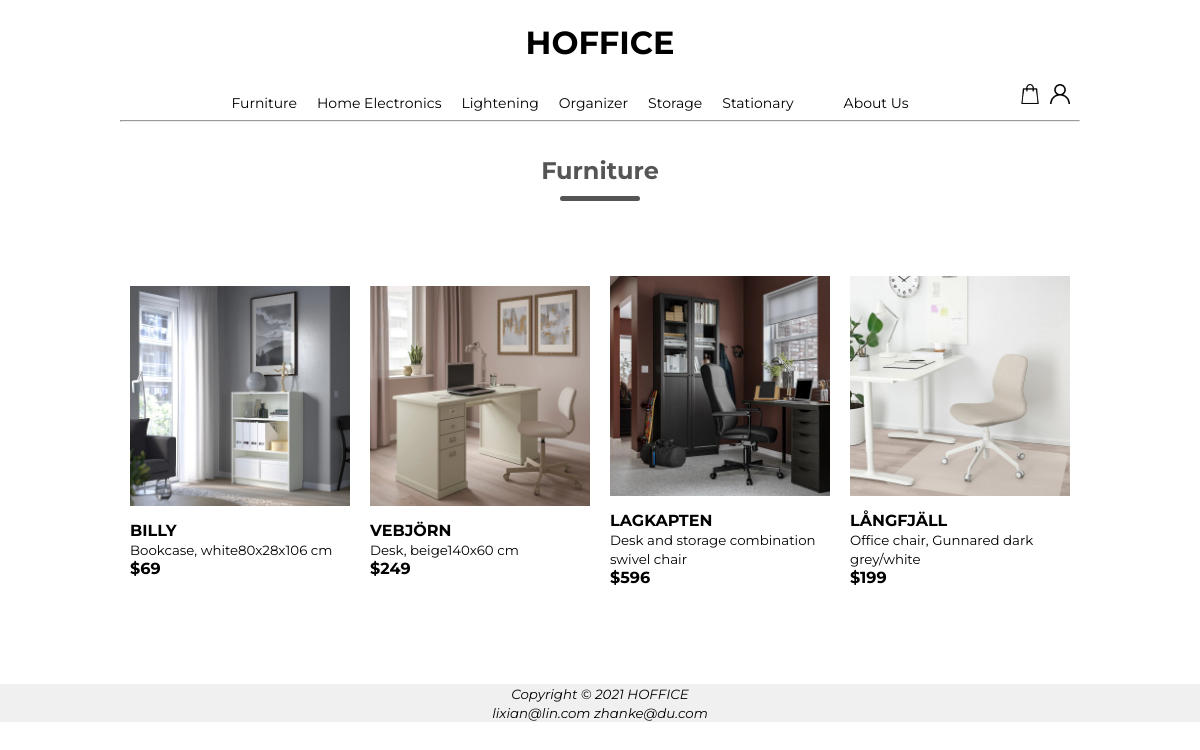
The app's page /furniture.php with its own data.
### tables this page shows
create table if not exists image (
	img_id int unsigned not null auto_increment primary key,
	p_id int unsigned not null,
	img_dir char(30));

CREATE TABLE IF NOT EXISTS product (
    p_id INT UNSIGNED AUTO_INCREMENT PRIMARY KEY,
    p_name VARCHAR(30) NOT NULL,
    p_price DOUBLE NOT NULL,
    p_sht_desc VARCHAR(200) NOT NULL,
    p_lng_desc VARCHAR(500) NOT NULL
    );

### furniture.php (the view, shortened to what this page needs)
<?php
include_once('connect.php');
$query = "SELECT f32ee.product.p_id, f32ee.product.p_name, f32ee.product.p_price, f32ee.product.p_sht_desc, f32ee.image.img_id,f32ee.image.img_dir
	FROM f32ee.product
	INNER JOIN image ON f32ee.product.p_id=f32ee.image.p_id
	WHERE f32ee.image.img_id like '1%0'";
$result = $conn->query($query);
$num_result = $result->num_rows;
?>
<?php
include_once("header.php");
?>
<hr>
<br>
<div class="section-title">
    <h2> Furniture</h2>
</div>
<div class="products">
    <div class="row">
        <?php
        for ($i = 0; $i < $num_result; $i++) {
            $row = $result->fetch_assoc();
            ?>
            <div class="col-4" onclick="submit(this)">
                <img class="product-img" src="<?php echo $row['img_dir']; ?>">
                <h4><?php echo $row['p_name']; ?></h4>
                <small><?php echo $row['p_sht_desc']; ?></small>
                <h4>$<?php echo $row['p_price']; ?></h4>
            </div>
            <?php
        }
        ?>
    </div>
</div>
<br>
<br>
<br>
<?php
include_once("footer.php");
?>
</body>
</html>

### css/style.css (style rules this page uses)
* { margin: 0; padding: 0; list-style: none; text-decoration: none; box-sizing: border-box }
body { font-family: Montserrat, sans-serif; margin:0; }
img { vertical-align: middle; }
hr { width: 80%; margin: auto; min-width: 950px; }
.section-title { text-align: center; color: #555; line-height: 60px; position: relative; margin: 0 auto 20px; min-width: 100px; }
.section-title::after { content: ""; background: #555; width: 80px; height: 5px; border-radius: 5px; position: absolute; bottom: 0; left: 50%; transform: translateX(-50%); }
.categories, .products { width: 80%; display: flex; margin: auto; }
.row { display: flex; align-items: center; flex-wrap: wrap; justify-content: space-around; }
.col-4 { display: inline-block; flex-basis: 21%; margin: 40px 10px; transition: transform 0.5s; flex-grow: 1; }
.col-4 img { width: 100%; margin: 15px 0 15px 0; }

### records on screen
image: img_dir (picture), p.p_name "BILLY", p.p_sht_desc "Bookcase, white80x28x106 cm", p.p_price "69"
image: img_dir (picture), p.p_name "VEBJÖRN", p.p_sht_desc "Desk, beige140x60 cm", p.p_price "249"
image: img_dir (picture), p.p_name "LAGKAPTEN", p.p_sht_desc "Desk and storage combination swivel chair", p.p_price "596"
image: img_dir (picture), p.p_name "LÅNGFJÄLL", p.p_sht_desc "Office chair, Gunnared dark grey/white", p.p_price "199"
